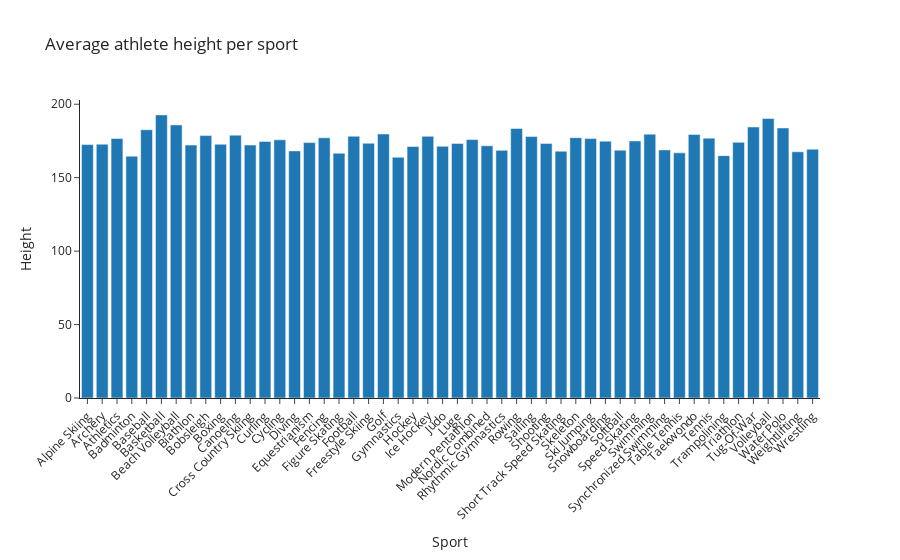

The code cell stored with this chart in its notebook:
### Code cell
fig = px.bar(
    sport_heights_mean.sort(),
    x=sport_heights_mean.index,
    y="Height",
    title="Average athlete height per sport",
    template="simple_white"
)

fig.update_layout(
    xaxis = dict(
        tickangle=-45
    )
)

fig.show()

### Figure 1 — Plotly figure (JSON) as saved in the notebook; plotly's stock layout.template omitted (floating-point values rounded to 4 significant figures)
{"data": [{"alignmentgroup": "True", "hovertemplate": "Sport=%{x}<br>Height=%{y}<extra></extra>", "legendgroup": "", "marker": {"color": "#1F77B4", "pattern": {"shape": ""}}, "name": "", "offsetgroup": "", "orientation": "v", "showlegend": false, "textposition": "auto", "type": "bar", "x": ["Alpine Skiing", "Archery", "Athletics", "Badminton", "Baseball", "Basketball", "Beach Volleyball", "Biathlon", "Bobsleigh", "Boxing", "Canoeing", "Cross Country Skiing", "Curling", "Cycling", "Diving", "Equestrianism", "Fencing", "Figure Skating", "Football", "Freestyle Skiing", "Golf", "Gymnastics", "Hockey", "Ice Hockey", "Judo", "Luge", "Modern Pentathlon", "Nordic Combined", "Rhythmic Gymnastics", "Rowing", "Sailing", "Shooting", "Short Track Speed Skating", "Skeleton", "Ski Jumping", "Snowboarding", "Softball", "Speed Skating", "Swimming", "Synchronized Swimming", "Table Tennis", "Taekwondo", "Tennis", "Trampolining", "Triathlon", "Tug-Of-War", "Volleyball", "Water Polo", "Weightlifting", "Wrestling"], "xaxis": "x", "y": [172.5, 172.8, 176.6, 164.7, 182.6, 192.7, 185.9, 172.2, 178.7, 172.7, 179.0, 172.2, 174.7, 175.8, 168.2, 173.9, 177.1, 166.6, 178.2, 173.5, 179.8, 163.9, 171.2, 178.2, 171.4, 173.3, 175.9, 171.7, 168.6, 183.5, 178.0, 173.3, 168.0, 177.2, 176.6, 174.9, 168.7, 175.0, 179.6, 168.9, 166.9, 179.5, 176.9, 165, 174.1, 184.5, 190.3, 183.8, 167.6, 169.4], "yaxis": "y"}], "layout": {"barmode": "relative", "legend": {"tracegroupgap": 0}, "title": {"text": "Average athlete height per sport"}, "xaxis": {"anchor": "y", "domain": [0, 1], "tickangle": -45, "title": {"text": "Sport"}}, "yaxis": {"anchor": "x", "domain": [0, 1], "title": {"text": "Height"}}}}
